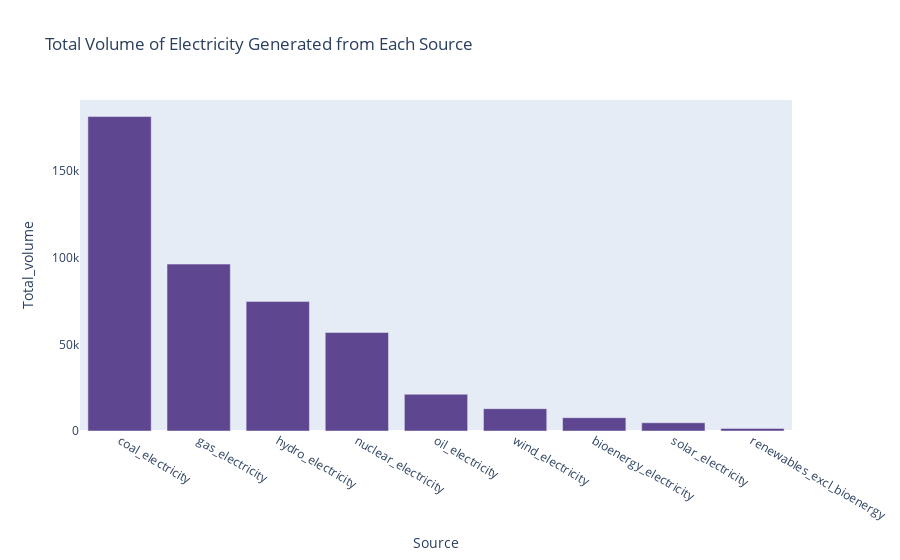

Here is the notebook cell this chart was saved with:
### Code cell
fig = px.bar(total_volume, x='Source', y='Total_volume', title='Total Volume of Electricity Generated from Each Source',
             color_discrete_sequence=px.colors.qualitative.Prism)

fig.update_layout(yaxis = dict(showgrid = False))
fig.show()

### Figure 1 — Plotly figure (JSON) as saved in the notebook; plotly's stock layout.template omitted (floating-point values rounded to 4 significant figures)
{"data": [{"alignmentgroup": "True", "hovertemplate": "Source=%{x}<br>Total_volume=%{y}<extra></extra>", "legendgroup": "", "marker": {"color": "rgb(95, 70, 144)", "pattern": {"shape": ""}}, "name": "", "offsetgroup": "", "orientation": "v", "showlegend": false, "textposition": "auto", "type": "bar", "x": ["coal_electricity", "gas_electricity", "hydro_electricity", "nuclear_electricity", "oil_electricity", "wind_electricity", "bioenergy_electricity", "solar_electricity", "renewables_excl_bioenergy"], "xaxis": "x", "y": [181400.0, 96270.0, 74770.0, 56820.0, 21220.0, 12890.0, 7682.0, 4737.0, 1507.0], "yaxis": "y"}], "layout": {"barmode": "relative", "legend": {"tracegroupgap": 0}, "title": {"text": "Total Volume of Electricity Generated from Each Source"}, "xaxis": {"anchor": "y", "domain": [0, 1], "title": {"text": "Source"}}, "yaxis": {"anchor": "x", "domain": [0, 1], "showgrid": false, "title": {"text": "Total_volume"}}}}
